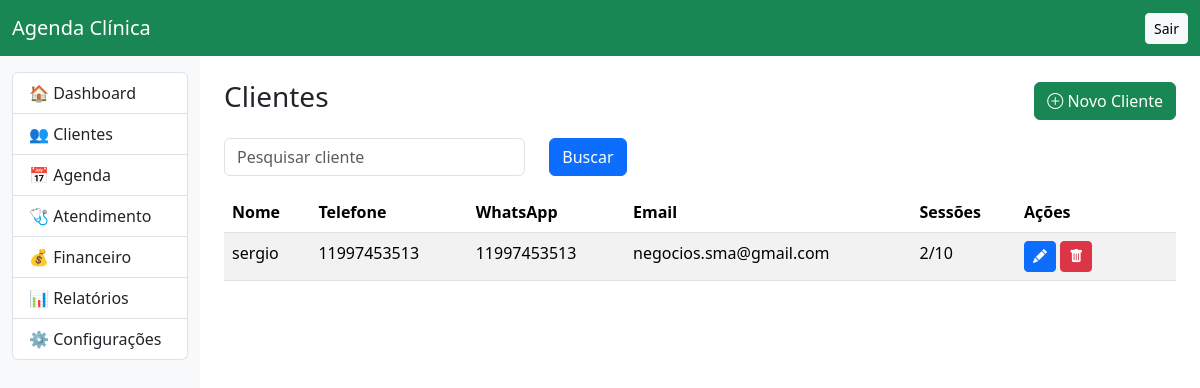
Page /clientes/ (signed in) on the earlier database version.
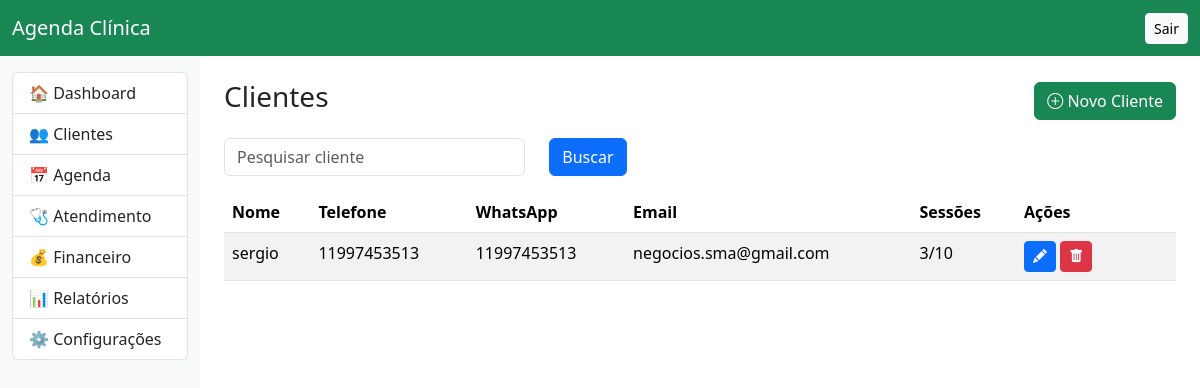
Same page on the later database version.
### clientes/models.py (models this page shows, shortened)
class Cliente(models.Model):
    STATUS = (
        ("ATIVO", "Ativo"),
        ("INATIVO", "Inativo"),
    )
    SEXO = (
        ("M", "Masculino"),
        ("F", "Feminino"),
        ("O", "Outro"),
    )
    nome = models.CharField("Nome", max_length=150)
    cpf = models.CharField(
        "CPF",
        max_length=14,
        blank=True,
        null=True
    )
    nascimento = models.DateField(
        "Nascimento",
        blank=True,
        null=True
    )
    sexo = models.CharField(
        "Sexo",
        max_length=1,
        choices=SEXO,
        blank=True
    )
    telefone = models.CharField(
        "Telefone",
        max_length=20,
        blank=True
    )
    whatsapp = models.CharField(
        "WhatsApp",
        max_length=20,
        blank=True
    )
    email = models.EmailField(
        "E-mail",
        blank=True
    )
    cep = models.CharField(
        max_length=9,
        blank=True
    )
    endereco = models.CharField(
        max_length=200,
        blank=True
    )
    numero = models.CharField(
        max_length=10,
        blank=True
    )
    bairro = models.CharField(
        max_length=100,
        blank=True
    )
    cidade = models.CharField(
        max_length=100,
        blank=True
    )
    uf = models.CharField(
        max_length=2,
        blank=True
    )
    profissional = models.ForeignKey(
        "usuarios.Usuario",
        on_delete=models.SET_NULL,
        null=True,
        blank=True,
        verbose_name="Suelen Garcia de Almeida",
    )
    valor_sessao = models.DecimalField(
        max_digits=10,
        decimal_places=2,
        default=0
    )
    dias_vencimento = models.PositiveIntegerField(
        default=5,
        help_text="Quantidade de dias após o agendamento para o vencimento da fatura"
    )
    total_sessoes = models.PositiveIntegerField(
        default=10
    )
    sessoes_realizadas = models.IntegerField(
    default=0
)
    status = models.CharField(
        max_length=10,
        choices=STATUS,
        default="ATIVO"
    )
    observacoes = models.TextField(
        blank=True
    )
    criado_em = models.DateTimeField(
        auto_now_add=True
    )
    atualizado_em = models.DateTimeField(
        auto_now=True
    )
    class Meta:
        ordering = ["nome"]
        verbose_name = "Cliente"
        verbose_name_plural = "Clientes"

### clientes/views.py (the view, shortened to what this page needs)
# urls.py: path("", views.lista, name="agenda"),
@login_required
def lista(request):
    pesquisa = request.GET.get("q", "")
    clientes = Cliente.objects.all()
    return render(
        request,
        "clientes/lista.html",
        {
            "clientes": clientes,
            "pesquisa": pesquisa
        }
    )

### clientes/templates/clientes/lista.html
{% extends "base.html" %}
{% block content %}
<div class="d-flex justify-content-between align-items-center mb-3">
    <h3>Clientes</h3>
    <a href="{% url 'cliente_novo' %}" class="btn btn-success">
        <i class="bi bi-plus-circle"></i>
        Novo Cliente
    </a>
</div>
<form method="get" class="row mb-3">
    <div class="col-md-4">
        <input
            type="text"
            name="q"
            value="{{ pesquisa }}"
            class="form-control"
            placeholder="Pesquisar cliente">
    </div>
    <div class="col-md-2">
        <button class="btn btn-primary">
            Buscar
        </button>
    </div>
</form>
<table class="table table-striped table-hover">
<thead>
<tr>
<th>Nome</th>
<th>Telefone</th>
<th>WhatsApp</th>
<th>Email</th>
<th>Sessões</th>
<th width="160">Ações</th>
</tr>
</thead>
<tbody>
{% for c in clientes %}
<tr>
<td>{{ c.nome }}</td>
<td>{{ c.telefone }}</td>
<td>{{ c.whatsapp }}</td>
<td>{{ c.email }}</td>
<td>
{{ c.sessoes_realizadas }}/{{ c.total_sessoes }}
</td>
<td>
<a href="{% url 'cliente_editar' c.id %}"
class="btn btn-primary btn-sm">
<i class="bi bi-pencil-fill"></i>
</a>
<a href="{% url 'cliente_excluir' c.id %}"
class="btn btn-danger btn-sm"
onclick="return confirm('Excluir cliente?')">
<i class="bi bi-trash-fill"></i>
</a>
</td>
</tr>
{% empty %}
<tr>
<td colspan="6">
Nenhum cliente cadastrado.
</td>
</tr>
{% endfor %}
</tbody>
</table>
{% endblock %}

Differences in the rows shown:
changed Cliente "sergio": sessoes_realizadas "2" → "3"
